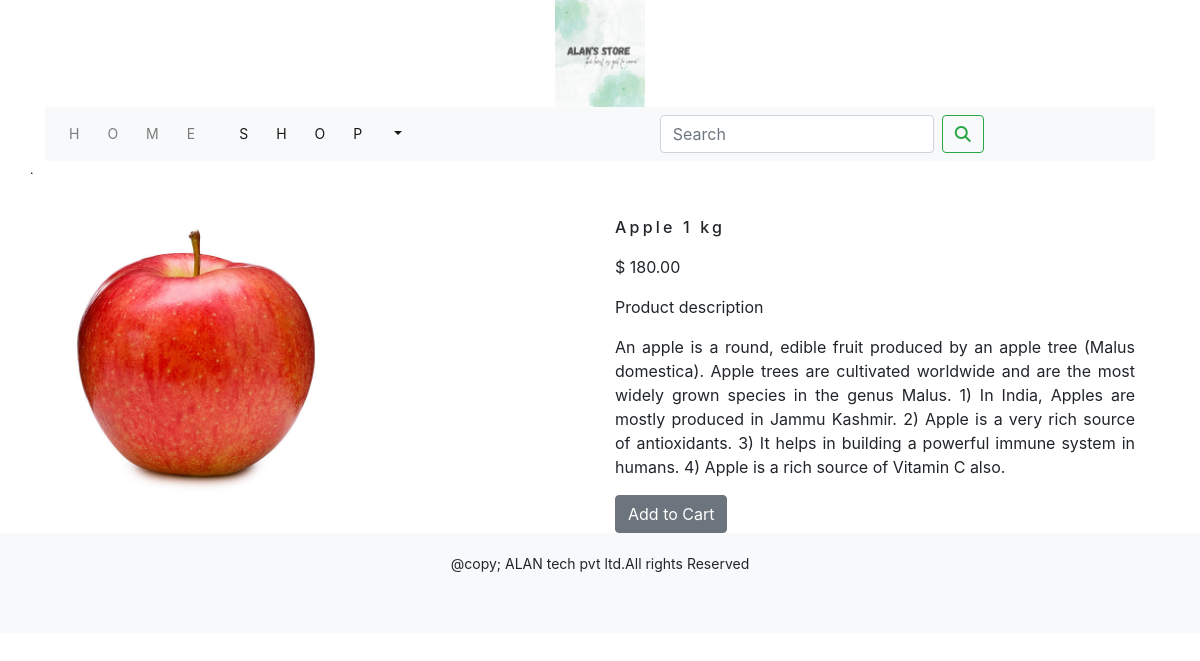
Page /shop/fruits/apple on the committed database.
### shop/models.py (models this page shows, shortened)
class product(models.Model):
    name=models.CharField(max_length=250,unique=True)
    slug=models.SlugField(max_length=250,unique=True)
    description=models.TextField(blank=True)
    price=models.DecimalField(max_digits=10,decimal_places=2)
    category=models.ForeignKey(category,on_delete=models.CASCADE)
    image=models.ImageField(upload_to='product',blank=True)
    stock=models.IntegerField()
    available=models.BooleanField(default=True)
    created=models.DateTimeField(auto_now_add=True)
    updated=models.DateTimeField(auto_now=True)
    class Meta:
        ordering=('name',)
        verbose_name='product'
        verbose_name_plural='products'

### shop/views.py (the view)
# urls.py: path('<slug:c_slug>/<slug:product_slug>',views.proDetail,name='productCatdetail')
def proDetail(request,c_slug,product_slug):
    try:
        product1=product.objects.get(category__slug=c_slug,slug=product_slug)
    except Exception as e:
        raise e
    return render(request,'product.html',{'product':product1})

### cart/context_processors.py (called while the page is built)
def counter(request):
    item_count= 0
    if 'admin' in request.path:
        return {}
    else:
        try:
            cart=Cart.objects.filter(cart_id=_cart_id(request))
            cart_items=CartItem.objects.all().filter(cart=cart[:1])
            for cart_item in cart_items:
                item_count += cart_item.quantity
        except Cart.DoesNotExist:
            item_count =0
        return dict(item_count=item_count)

### cart/views.py (called while the page is built)
def _cart_id(request):
    cart=request.session.session_key
    if not cart:
        cart=request.session.create()
    return cart

### shop/context_processors.py (called while the page is built)
def menu_links(request):
    links=category.objects.all()
    return dict(links=links)

### shop/models.py (called while the page is built)
    def get_url(self):
        return reverse('shop:products_by_category',args=[self.slug])

    def __str__(self):
        return '{}'.format(self.name)

### templates/product.html (shortened to what this page needs)
{% extends 'base.html' %}
{% load static %}
{% block content %}
<div class="container">
    <div class="row my_prod_row_class">
        <div class="mx_auto">
           .
        </div>
    </div>
    <br>
    <div class="row">
        <div class="col-12 col-sm-12 col-md-12 col-lg-6 text-center">
            <div style="min-width:18rem">
                <div class="my_product_image">
                    <img src="{{product.image.url}}" alt="{{product.name}}" style="height:300px;">
                </div>
            </div>
        </div>
        <div class="col-12 col-sm-12 col-md-12 col-lg-6">
            <div>
                <h1 class="my_prod_title">{{product.name}}</h1>
                <p class="my_title">$ {{product.price}}</p>
                <p>Product description</p>
                <p class="text-justify my_prod_text">{{product.description}}</p>
                {% if product.stock <= 0 %}
                    <p class="text-justify my_prod_text"><b>Out of stock</b></p>
                {% else %}
                    <a class="btn btn-secondary" href="{% url 'cart:add_cart' product.id %}">Add to Cart</a>
                {% endif %}
            </div>
        </div>
    </div>
</div>
{% endblock %}

### templates/base.html (shortened to what this page needs)
{% load static %}
<!DOCTYPE html>
<html lang="en">
<head>
    <link rel="stylesheet" href="{% static 'css/custom.css' %}">
        <link  href="{% static 'css/bootstrap.min.css' %}" rel="stylesheet">
</head>
<body>
<div  class="container" >
{% include 'header.html' %}
{% include 'nav.html' %}
{% block content %}
{% endblock %}
{% include 'footer.html' %}
    <link rel="stylesheet" href="https://cdn.jsdelivr.net/npm/bootstrap@4.0.0/dist/css/bootstrap.min.css">
</body>
</html>

### templates/header.html
{% load static %}
<header>
  <center>
    <a href="{%url 'shop:allProductcat' %}"> <img src="{% static 'img/logo.png' %}" alt="logoimage" width="90px",height="60px">
  </center>
</header>

### templates/nav.html (shortened to what this page needs)
<nav class="navbar navbar-expand-lg navbar-light bg-light" style="height=60px; width=100px"  xmlns="http://www.w3.org/1999/html">
  <div class="collapse navbar-collapse" id="navbarSupportedContent">
    <ul class="navbar-nav mr-auto">
      <li class="nav-item">
        <a class="nav-link" href="{%url 'shop:allProductcat' %}">Home</a>
      </li>
      <li class="nav-item dropdown {% if 'shop' in request.path %} active {% endif %}">
        <a class="nav-link dropdown-toggle" href="#" id="navbarDropdown" role="button" data-toggle="dropdown" aria-haspopup="true" aria-expanded="false">Shop</a>
      </li>
    <form class="d-flex" action="{% url 'search_app:SearchResult' %}" method="get" style="margin-left:250px;">
      <input class="form-control mr-sm-2" type="search" placeholder="Search"  name="q" aria-label="Search">
      <button class="btn btn-outline-success my-2 my-sm-0" type="submit"><i class="fa-solid fa-magnifying-glass"></i></button>
    </form>
  </div>
  </div>

### templates/footer.html
<div class="footer navbar-fixed-bottom  my_footer" style="height: 100px;">
  <p class="text-center">@copy; ALAN tech pvt ltd.All rights Reserved</p>
</div>

### static/css/custom.css (style rules this page uses)
body { font-family: 'Roboto Condensed', sans-serif; }
.nav-item { letter-spacing : 2em; font-size :14px; text-transform : uppercase; }
.my_footer { background-color:#f8f9fa; height:60px; }
.my_footer p { padding-top:20px; font-size:14px; }
.my_prod_row_class { padding-top;15px padding-bottom:20px; }
.my_prod_row_class .mx_auto { color:#000; font-size:12px; text-decoration:none; }
.my_prod_title { font-size:16px; text_transform:uppercase; letter-spacing:.2em; padding-top:15px; padding-bottom:10px; }
.my_prod_text { padding-right:20px; }
.my_product_image { max-width: 20px; max-height: 10px; }

### rows in the picture
product: image (picture), name "Apple 1 kg", price "180.00", description "An apple is a round, edible fruit produced by an apple tree (Malus domestica). Apple trees are cultivated worldwide and are the most widely grown species in the genus Malus. 1) In India, Apples are mostly produced in Jammu Kashmir. 2) Apple is a very rich source of antioxidants. 3) It helps in building a powerful immune system in humans. 4) Apple is a rich source of Vitamin C also."
